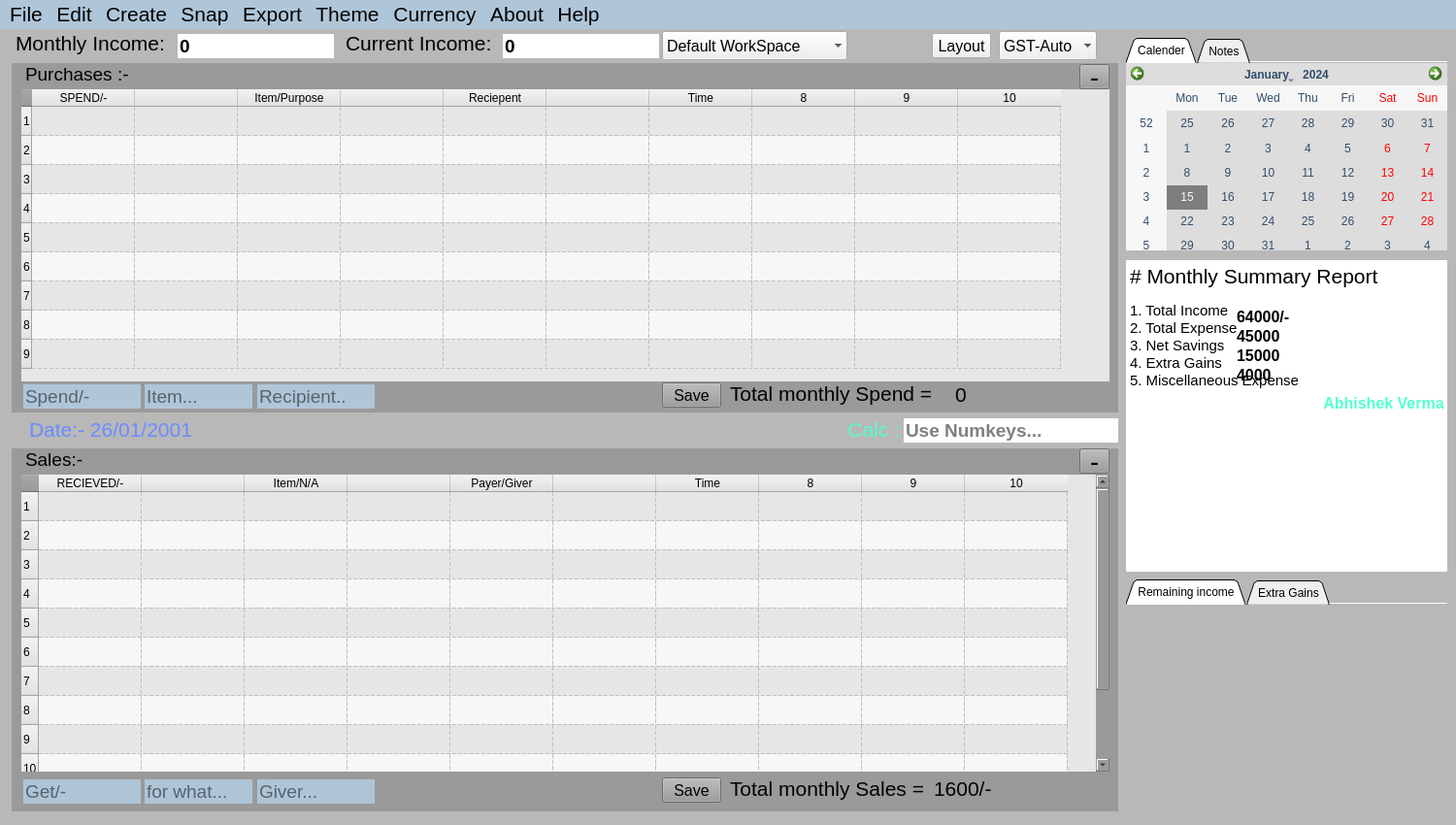
<?xml version="1.0" encoding="UTF-8"?>
<ui version="4.0">
 <class>form1</class>
 <widget class="QMainWindow" name="form1">
  <property name="geometry">
   <rect>
    <x>0</x>
    <y>0</y>
    <width>1500</width>
    <height>850</height>
   </rect>
  </property>
  <property name="minimumSize">
   <size>
    <width>1160</width>
    <height>432</height>
   </size>
  </property>
  <property name="maximumSize">
   <size>
    <width>1500</width>
    <height>850</height>
   </size>
  </property>
  <property name="windowTitle">
   <string>Finance Flow v1.1</string>
  </property>
  <widget class="QWidget" name="centralwidget">
   <widget class="QLabel" name="label">
    <property name="geometry">
     <rect>
      <x>0</x>
      <y>0</y>
      <width>1500</width>
      <height>820</height>
     </rect>
    </property>
    <property name="styleSheet">
     <string notr="true">background-color: rgb(184, 184, 184);</string>
    </property>
    <property name="text">
     <string/>
    </property>
   </widget>
   <widget class="QTabWidget" name="tabWidget">
    <property name="geometry">
     <rect>
      <x>1160</x>
      <y>9</y>
      <width>331</width>
      <height>219</height>
     </rect>
    </property>
    <property name="tabShape">
     <enum>QTabWidget::TabShape::Triangular</enum>
    </property>
    <property name="currentIndex">
     <number>0</number>
    </property>
    <property name="documentMode">
     <bool>true</bool>
    </property>
    <widget class="QWidget" name="tab">
     <attribute name="title">
      <string>Calender</string>
     </attribute>
     <widget class="QWidget" name="widget" native="true">
      <property name="geometry">
       <rect>
        <x>0</x>
        <y>0</y>
        <width>371</width>
        <height>221</height>
       </rect>
      </property>
      <property name="styleSheet">
       <string notr="true">background-color: rgb(38, 38, 38);</string>
      </property>
      <widget class="QCalendarWidget" name="calendarWidget">
       <property name="geometry">
        <rect>
         <x>0</x>
         <y>0</y>
         <width>331</width>
         <height>201</height>
        </rect>
       </property>
       <property name="styleSheet">
        <string notr="true">background-color: rgb(221, 221, 221);
font: 11pt &quot;Segoe UI&quot;;
color: rgb(49, 77, 107);
border-color: rgb(95, 95, 95);
selection-color: rgb(248, 248, 248);
gridline-color: rgb(111, 111, 111);
selection-background-color: rgb(126, 126, 126);</string>
       </property>
      </widget>
     </widget>
    </widget>
    <widget class="QWidget" name="tab_2">
     <attribute name="title">
      <string>Notes</string>
     </attribute>
     <widget class="QTextEdit" name="textEdit_notes">
      <property name="geometry">
       <rect>
        <x>0</x>
        <y>0</y>
        <width>331</width>
        <height>203</height>
       </rect>
      </property>
      <property name="font">
       <font>
        <pointsize>14</pointsize>
       </font>
      </property>
      <property name="autoFillBackground">
       <bool>false</bool>
      </property>
      <property name="frameShape">
       <enum>QFrame::Shape::NoFrame</enum>
      </property>
      <property name="lineWrapMode">
       <enum>QTextEdit::LineWrapMode::WidgetWidth</enum>
      </property>
      <property name="html">
       <string>&lt;!DOCTYPE HTML PUBLIC &quot;-//W3C//DTD HTML 4.0//EN&quot; &quot;http://www.w3.org/TR/REC-html40/strict.dtd&quot;&gt;
&lt;html&gt;&lt;head&gt;&lt;meta name=&quot;qrichtext&quot; content=&quot;1&quot; /&gt;&lt;meta charset=&quot;utf-8&quot; /&gt;&lt;style type=&quot;text/css&quot;&gt;
p, li { white-space: pre-wrap; }
hr { height: 1px; border-width: 0; }
li.unchecked::marker { content: &quot;\2610&quot;; }
li.checked::marker { content: &quot;\2612&quot;; }
&lt;/style&gt;&lt;/head&gt;&lt;body style=&quot; font-family:'Segoe UI'; font-size:14pt; font-weight:400; font-style:normal;&quot;&gt;
&lt;p style=&quot;-qt-paragraph-type:empty; margin-top:0px; margin-bottom:0px; margin-left:0px; margin-right:0px; -qt-block-indent:0; text-indent:0px;&quot;&gt;&lt;br /&gt;&lt;/p&gt;&lt;/body&gt;&lt;/html&gt;</string>
      </property>
      <property name="textInteractionFlags">
       <set>Qt::TextInteractionFlag::LinksAccessibleByKeyboard|Qt::TextInteractionFlag::LinksAccessibleByMouse|Qt::TextInteractionFlag::TextBrowserInteraction|Qt::TextInteractionFlag::TextEditable|Qt::TextInteractionFlag::TextEditorInteraction|Qt::TextInteractionFlag::TextSelectableByKeyboard|Qt::TextInteractionFlag::TextSelectableByMouse</set>
      </property>
      <property name="placeholderText">
       <string>Type or Just Drag and Drop the websites content here...</string>
      </property>
     </widget>
    </widget>
   </widget>
   <widget class="QWidget" name="widget_5" native="true">
    <property name="geometry">
     <rect>
      <x>12</x>
      <y>35</y>
      <width>1140</width>
      <height>360</height>
     </rect>
    </property>
    <property name="styleSheet">
     <string notr="true">background-color: rgb(154, 154, 154);</string>
    </property>
    <widget class="QLabel" name="label_expense_record">
     <property name="geometry">
      <rect>
       <x>14</x>
       <y>-4</y>
       <width>181</width>
       <height>31</height>
      </rect>
     </property>
     <property name="font">
      <font>
       <pointsize>14</pointsize>
      </font>
     </property>
     <property name="text">
      <string>Purchases :-</string>
     </property>
    </widget>
    <widget class="QLabel" name="label_total_expense">
     <property name="geometry">
      <rect>
       <x>740</x>
       <y>325</y>
       <width>231</width>
       <height>31</height>
      </rect>
     </property>
     <property name="font">
      <font>
       <pointsize>16</pointsize>
      </font>
     </property>
     <property name="text">
      <string>Total monthly Spend = </string>
     </property>
    </widget>
    <widget class="QLabel" name="label_total_spends">
     <property name="geometry">
      <rect>
       <x>972</x>
       <y>331</y>
       <width>151</width>
       <height>21</height>
      </rect>
     </property>
     <property name="font">
      <font>
       <pointsize>16</pointsize>
      </font>
     </property>
     <property name="text">
      <string>0</string>
     </property>
    </widget>
    <widget class="QTableWidget" name="tableWidget_1">
     <property name="geometry">
      <rect>
       <x>10</x>
       <y>27</y>
       <width>1121</width>
       <height>301</height>
      </rect>
     </property>
     <property name="font">
      <font>
       <pointsize>16</pointsize>
      </font>
     </property>
     <property name="styleSheet">
      <string notr="true">background-color: rgb(230, 230, 230);</string>
     </property>
     <property name="frameShape">
      <enum>QFrame::Shape::NoFrame</enum>
     </property>
     <property name="frameShadow">
      <enum>QFrame::Shadow::Plain</enum>
     </property>
     <property name="lineWidth">
      <number>1</number>
     </property>
     <property name="midLineWidth">
      <number>0</number>
     </property>
     <property name="horizontalScrollBarPolicy">
      <enum>Qt::ScrollBarPolicy::ScrollBarAlwaysOff</enum>
     </property>
     <property name="alternatingRowColors">
      <bool>true</bool>
     </property>
     <property name="selectionMode">
      <enum>QAbstractItemView::SelectionMode::ContiguousSelection</enum>
     </property>
     <property name="selectionBehavior">
      <enum>QAbstractItemView::SelectionBehavior::SelectRows</enum>
     </property>
     <property name="textElideMode">
      <enum>Qt::TextElideMode::ElideMiddle</enum>
     </property>
     <property name="showGrid">
      <bool>true</bool>
     </property>
     <property name="gridStyle">
      <enum>Qt::PenStyle::DashLine</enum>
     </property>
     <property name="sortingEnabled">
      <bool>false</bool>
     </property>
     <property name="rowCount">
      <number>9</number>
     </property>
     <property name="columnCount">
      <number>10</number>
     </property>
     <attribute name="horizontalHeaderCascadingSectionResizes">
      <bool>false</bool>
     </attribute>
     <attribute name="horizontalHeaderMinimumSectionSize">
      <number>41</number>
     </attribute>
     <attribute name="horizontalHeaderDefaultSectionSize">
      <number>106</number>
     </attribute>
     <attribute name="horizontalHeaderStretchLastSection">
      <bool>false</bool>
     </attribute>
     <attribute name="verticalHeaderDefaultSectionSize">
      <number>30</number>
     </attribute>
     <attribute name="verticalHeaderStretchLastSection">
      <bool>false</bool>
     </attribute>
     <row/>
     <row/>
     <row/>
     <row/>
     <row/>
     <row/>
     <row/>
     <row/>
     <row/>
     <column>
      <property name="text">
       <string>SPEND/-</string>
      </property>
      <property name="font">
       <font>
        <pointsize>9</pointsize>
       </font>
      </property>
     </column>
     <column>
      <property name="text">
       <string/>
      </property>
     </column>
     <column>
      <property name="text">
       <string>Item/Purpose</string>
      </property>
     </column>
     <column>
      <property name="text">
       <string/>
      </property>
     </column>
     <column>
      <property name="text">
       <string>Reciepent</string>
      </property>
     </column>
     <column>
      <property name="text">
       <string/>
      </property>
     </column>
     <column>
      <property name="text">
       <string>Time</string>
      </property>
     </column>
     <column/>
     <column/>
     <column/>
    </widget>
    <widget class="QLineEdit" name="lineEdit_spend">
     <property name="geometry">
      <rect>
       <x>12</x>
       <y>331</y>
       <width>121</width>
       <height>25</height>
      </rect>
     </property>
     <property name="sizePolicy">
      <sizepolicy hsizetype="Fixed" vsizetype="Fixed">
       <horstretch>0</horstretch>
       <verstretch>0</verstretch>
      </sizepolicy>
     </property>
     <property name="minimumSize">
      <size>
       <width>0</width>
       <height>0</height>
      </size>
     </property>
     <property name="maximumSize">
      <size>
       <width>1920</width>
       <height>70</height>
      </size>
     </property>
     <property name="font">
      <font>
       <pointsize>14</pointsize>
      </font>
     </property>
     <property name="contextMenuPolicy">
      <enum>Qt::ContextMenuPolicy::NoContextMenu</enum>
     </property>
     <property name="styleSheet">
      <string notr="true">background-color: rgb(175, 198, 217);</string>
     </property>
     <property name="text">
      <string/>
     </property>
     <property name="maxLength">
      <number>1000</number>
     </property>
     <property name="frame">
      <bool>false</bool>
     </property>
     <property name="echoMode">
      <enum>QLineEdit::EchoMode::Normal</enum>
     </property>
     <property name="cursorPosition">
      <number>0</number>
     </property>
     <property name="dragEnabled">
      <bool>true</bool>
     </property>
     <property name="placeholderText">
      <string>Spend/-</string>
     </property>
     <property name="cursorMoveStyle">
      <enum>Qt::CursorMoveStyle::LogicalMoveStyle</enum>
     </property>
     <property name="clearButtonEnabled">
      <bool>false</bool>
     </property>
    </widget>
    <widget class="QToolButton" name="toolButton_save1">
     <property name="geometry">
      <rect>
       <x>670</x>
       <y>329</y>
       <width>61</width>
       <height>26</height>
      </rect>
     </property>
     <property name="font">
      <font>
       <pointsize>12</pointsize>
      </font>
     </property>
     <property name="text">
      <string>Save</string>
     </property>
    </widget>
    <widget class="QLineEdit" name="lineEdit_item">
     <property name="geometry">
      <rect>
       <x>137</x>
       <y>331</y>
       <width>111</width>
       <height>25</height>
      </rect>
     </property>
     <property name="sizePolicy">
      <sizepolicy hsizetype="Fixed" vsizetype="Fixed">
       <horstretch>0</horstretch>
       <verstretch>0</verstretch>
      </sizepolicy>
     </property>
     <property name="minimumSize">
      <size>
       <width>0</width>
       <height>0</height>
      </size>
     </property>
     <property name="maximumSize">
      <size>
       <width>1920</width>
       <height>70</height>
      </size>
     </property>
     <property name="font">
      <font>
       <pointsize>14</pointsize>
      </font>
     </property>
     <property name="contextMenuPolicy">
      <enum>Qt::ContextMenuPolicy::NoContextMenu</enum>
     </property>
     <property name="styleSheet">
      <string notr="true">background-color: rgb(175, 198, 217);</string>
     </property>
     <property name="text">
      <string/>
     </property>
     <property name="maxLength">
      <number>1000</number>
     </property>
     <property name="frame">
      <bool>false</bool>
     </property>
     <property name="echoMode">
      <enum>QLineEdit::EchoMode::Normal</enum>
     </property>
     <property name="cursorPosition">
      <number>0</number>
     </property>
     <property name="dragEnabled">
      <bool>true</bool>
     </property>
     <property name="placeholderText">
      <string>Item...</string>
     </property>
     <property name="cursorMoveStyle">
      <enum>Qt::CursorMoveStyle::LogicalMoveStyle</enum>
     </property>
     <property name="clearButtonEnabled">
      <bool>false</bool>
     </property>
    </widget>
    <widget class="QLineEdit" name="lineEdit_reciepent">
     <property name="geometry">
      <rect>
       <x>253</x>
       <y>331</y>
       <width>121</width>
       <height>25</height>
      </rect>
     </property>
     <property name="sizePolicy">
      <sizepolicy hsizetype="Fixed" vsizetype="Fixed">
       <horstretch>0</horstretch>
       <verstretch>0</verstretch>
      </sizepolicy>
     </property>
     <property name="minimumSize">
      <size>
       <width>0</width>
       <height>0</height>
      </size>
     </property>
     <property name="maximumSize">
      <size>
       <width>1920</width>
       <height>70</height>
      </size>
     </property>
     <property name="font">
      <font>
       <pointsize>14</pointsize>
      </font>
     </property>
     <property name="contextMenuPolicy">
      <enum>Qt::ContextMenuPolicy::NoContextMenu</enum>
     </property>
     <property name="styleSheet">
      <string notr="true">background-color: rgb(175, 198, 217);</string>
     </property>
     <property name="text">
      <string/>
     </property>
     <property name="maxLength">
      <number>1000</number>
     </property>
     <property name="frame">
      <bool>false</bool>
     </property>
     <property name="echoMode">
      <enum>QLineEdit::EchoMode::Normal</enum>
     </property>
     <property name="cursorPosition">
      <number>0</number>
     </property>
     <property name="dragEnabled">
      <bool>true</bool>
     </property>
     <property name="placeholderText">
      <string>Recipient..</string>
     </property>
     <property name="cursorMoveStyle">
      <enum>Qt::CursorMoveStyle::LogicalMoveStyle</enum>
     </property>
     <property name="clearButtonEnabled">
      <bool>false</bool>
     </property>
    </widget>
    <widget class="QToolButton" name="toolButton_del_row">
     <property name="geometry">
      <rect>
       <x>1100</x>
       <y>1</y>
       <width>31</width>
       <height>26</height>
      </rect>
     </property>
     <property name="font">
      <font>
       <pointsize>20</pointsize>
      </font>
     </property>
     <property name="text">
      <string>-</string>
     </property>
    </widget>
    <zorder>label_expense_record</zorder>
    <zorder>label_total_expense</zorder>
    <zorder>label_total_spends</zorder>
    <zorder>lineEdit_spend</zorder>
    <zorder>toolButton_save1</zorder>
    <zorder>lineEdit_item</zorder>
    <zorder>lineEdit_reciepent</zorder>
    <zorder>toolButton_del_row</zorder>
    <zorder>tableWidget_1</zorder>
   </widget>
   <widget class="QLabel" name="label_13">
    <property name="geometry">
     <rect>
      <x>16</x>
      <y>-1</y>
      <width>161</width>
      <height>31</height>
     </rect>
    </property>
    <property name="font">
     <font>
      <pointsize>16</pointsize>
     </font>
    </property>
    <property name="styleSheet">
     <string notr="true">color: rgb(0, 0, 0);</string>
    </property>
    <property name="text">
     <string>Monthly Income:</string>
    </property>
   </widget>
   <widget class="QTextEdit" name="textEdit">
    <property name="geometry">
     <rect>
      <x>1160</x>
      <y>238</y>
      <width>331</width>
      <height>321</height>
     </rect>
    </property>
    <property name="styleSheet">
     <string notr="true">color: rgb(244, 244, 244);</string>
    </property>
    <property name="frameShape">
     <enum>QFrame::Shape::NoFrame</enum>
    </property>
    <property name="lineWidth">
     <number>0</number>
    </property>
    <property name="html">
     <string>&lt;!DOCTYPE HTML PUBLIC &quot;-//W3C//DTD HTML 4.0//EN&quot; &quot;http://www.w3.org/TR/REC-html40/strict.dtd&quot;&gt;
&lt;html&gt;&lt;head&gt;&lt;meta name=&quot;qrichtext&quot; content=&quot;1&quot; /&gt;&lt;meta charset=&quot;utf-8&quot; /&gt;&lt;style type=&quot;text/css&quot;&gt;
p, li { white-space: pre-wrap; }
hr { height: 1px; border-width: 0; }
li.unchecked::marker { content: &quot;\2610&quot;; }
li.checked::marker { content: &quot;\2612&quot;; }
&lt;/style&gt;&lt;/head&gt;&lt;body style=&quot; font-family:'Segoe UI'; font-size:9pt; font-weight:400; font-style:normal;&quot;&gt;
&lt;p style=&quot; margin-top:0px; margin-bottom:0px; margin-left:0px; margin-right:0px; -qt-block-indent:0; text-indent:0px;&quot;&gt;&lt;span style=&quot; font-size:16pt; color:#000000;&quot;&gt;# Monthly Summary Report&lt;/span&gt;&lt;/p&gt;
&lt;p style=&quot;-qt-paragraph-type:empty; margin-top:0px; margin-bottom:0px; margin-left:0px; margin-right:0px; -qt-block-indent:0; text-indent:0px;&quot;&gt;&lt;br /&gt;&lt;/p&gt;
&lt;p style=&quot; margin-top:0px; margin-bottom:0px; margin-left:0px; margin-right:0px; -qt-block-indent:0; text-indent:0px;&quot;&gt;&lt;span style=&quot; font-size:11pt; color:#000000;&quot;&gt;1. Total Income&lt;/span&gt;&lt;/p&gt;
&lt;p style=&quot; margin-top:0px; margin-bottom:0px; margin-left:0px; margin-right:0px; -qt-block-indent:0; text-indent:0px;&quot;&gt;&lt;span style=&quot; font-size:11pt; color:#000000;&quot;&gt;2. Total Expense&lt;/span&gt;&lt;/p&gt;
&lt;p style=&quot; margin-top:0px; margin-bottom:0px; margin-left:0px; margin-right:0px; -qt-block-indent:0; text-indent:0px;&quot;&gt;&lt;span style=&quot; font-size:11pt; color:#000000;&quot;&gt;3. Net Savings&lt;/span&gt;&lt;/p&gt;
&lt;p style=&quot; margin-top:0px; margin-bottom:0px; margin-left:0px; margin-right:0px; -qt-block-indent:0; text-indent:0px;&quot;&gt;&lt;span style=&quot; font-size:11pt; color:#000000;&quot;&gt;4. Extra Gains&lt;/span&gt;&lt;/p&gt;
&lt;p style=&quot; margin-top:0px; margin-bottom:0px; margin-left:0px; margin-right:0px; -qt-block-indent:0; text-indent:0px;&quot;&gt;&lt;span style=&quot; font-size:11pt; color:#000000;&quot;&gt;5. Miscellaneous Expense&lt;/span&gt;&lt;/p&gt;&lt;/body&gt;&lt;/html&gt;</string>
    </property>
    <property name="textInteractionFlags">
     <set>Qt::TextInteractionFlag::NoTextInteraction</set>
    </property>
   </widget>
   <widget class="QLabel" name="label_name">
    <property name="geometry">
     <rect>
      <x>1360</x>
      <y>360</y>
      <width>131</width>
      <height>51</height>
     </rect>
    </property>
    <property name="font">
     <font>
      <pointsize>12</pointsize>
      <bold>true</bold>
     </font>
    </property>
    <property name="styleSheet">
     <string notr="true">color: rgb(83, 255, 206);</string>
    </property>
    <property name="text">
     <string>Abhishek Verma</string>
    </property>
    <property name="alignment">
     <set>Qt::AlignmentFlag::AlignCenter</set>
    </property>
    <property name="wordWrap">
     <bool>true</bool>
    </property>
   </widget>
   <widget class="QLabel" name="label_income">
    <property name="geometry">
     <rect>
      <x>1274</x>
      <y>286</y>
      <width>108</width>
      <height>20</height>
     </rect>
    </property>
    <property name="font">
     <font>
      <pointsize>12</pointsize>
      <bold>true</bold>
     </font>
    </property>
    <property name="text">
     <string>64000/-</string>
    </property>
   </widget>
   <widget class="QLabel" name="label_expense">
    <property name="geometry">
     <rect>
      <x>1274</x>
      <y>306</y>
      <width>108</width>
      <height>20</height>
     </rect>
    </property>
    <property name="font">
     <font>
      <pointsize>12</pointsize>
      <bold>true</bold>
     </font>
    </property>
    <property name="text">
     <string>45000</string>
    </property>
   </widget>
   <widget class="QLabel" name="label_savings">
    <property name="geometry">
     <rect>
      <x>1274</x>
      <y>326</y>
      <width>108</width>
      <height>20</height>
     </rect>
    </property>
    <property name="font">
     <font>
      <pointsize>12</pointsize>
      <bold>true</bold>
     </font>
    </property>
    <property name="text">
     <string>15000</string>
    </property>
   </widget>
   <widget class="QLabel" name="label_gains">
    <property name="geometry">
     <rect>
      <x>1274</x>
      <y>346</y>
      <width>108</width>
      <height>20</height>
     </rect>
    </property>
    <property name="font">
     <font>
      <pointsize>12</pointsize>
      <bold>true</bold>
     </font>
    </property>
    <property name="text">
     <string>4000</string>
    </property>
   </widget>
   <widget class="QWidget" name="widget_6" native="true">
    <property name="geometry">
     <rect>
      <x>12</x>
      <y>432</y>
      <width>1140</width>
      <height>374</height>
     </rect>
    </property>
    <property name="styleSheet">
     <string notr="true">background-color: rgb(154, 154, 154);</string>
    </property>
    <widget class="QLabel" name="label_extra_gains">
     <property name="geometry">
      <rect>
       <x>14</x>
       <y>-4</y>
       <width>111</width>
       <height>31</height>
      </rect>
     </property>
     <property name="font">
      <font>
       <pointsize>14</pointsize>
      </font>
     </property>
     <property name="text">
      <string>Sales:-</string>
     </property>
    </widget>
    <widget class="QLabel" name="label_monthly_gains">
     <property name="geometry">
      <rect>
       <x>740</x>
       <y>335</y>
       <width>201</width>
       <height>31</height>
      </rect>
     </property>
     <property name="font">
      <font>
       <pointsize>16</pointsize>
      </font>
     </property>
     <property name="text">
      <string>Total monthly Sales = </string>
     </property>
    </widget>
    <widget class="QLabel" name="label_total_gains">
     <property name="geometry">
      <rect>
       <x>950</x>
       <y>340</y>
       <width>171</width>
       <height>21</height>
      </rect>
     </property>
     <property name="font">
      <font>
       <pointsize>16</pointsize>
      </font>
     </property>
     <property name="text">
      <string>1600/-</string>
     </property>
    </widget>
    <widget class="QTableWidget" name="tableWidget_2">
     <property name="geometry">
      <rect>
       <x>10</x>
       <y>27</y>
       <width>1121</width>
       <height>306</height>
      </rect>
     </property>
     <property name="font">
      <font>
       <pointsize>16</pointsize>
      </font>
     </property>
     <property name="layoutDirection">
      <enum>Qt::LayoutDirection::LeftToRight</enum>
     </property>
     <property name="styleSheet">
      <string notr="true">background-color: rgb(230, 230, 230);</string>
     </property>
     <property name="frameShape">
      <enum>QFrame::Shape::NoFrame</enum>
     </property>
     <property name="frameShadow">
      <enum>QFrame::Shadow::Plain</enum>
     </property>
     <property name="lineWidth">
      <number>1</number>
     </property>
     <property name="midLineWidth">
      <number>0</number>
     </property>
     <property name="alternatingRowColors">
      <bool>true</bool>
     </property>
     <property name="selectionMode">
      <enum>QAbstractItemView::SelectionMode::ContiguousSelection</enum>
     </property>
     <property name="selectionBehavior">
      <enum>QAbstractItemView::SelectionBehavior::SelectRows</enum>
     </property>
     <property name="showGrid">
      <bool>true</bool>
     </property>
     <property name="gridStyle">
      <enum>Qt::PenStyle::DashLine</enum>
     </property>
     <property name="sortingEnabled">
      <bool>false</bool>
     </property>
     <property name="rowCount">
      <number>12</number>
     </property>
     <property name="columnCount">
      <number>10</number>
     </property>
     <attribute name="horizontalHeaderCascadingSectionResizes">
      <bool>false</bool>
     </attribute>
     <attribute name="horizontalHeaderMinimumSectionSize">
      <number>41</number>
     </attribute>
     <attribute name="horizontalHeaderDefaultSectionSize">
      <number>106</number>
     </attribute>
     <attribute name="horizontalHeaderStretchLastSection">
      <bool>false</bool>
     </attribute>
     <attribute name="verticalHeaderDefaultSectionSize">
      <number>30</number>
     </attribute>
     <attribute name="verticalHeaderStretchLastSection">
      <bool>false</bool>
     </attribute>
     <row/>
     <row/>
     <row/>
     <row/>
     <row/>
     <row/>
     <row/>
     <row/>
     <row/>
     <row/>
     <row/>
     <row/>
     <column>
      <property name="text">
       <string>RECIEVED/-</string>
      </property>
      <property name="font">
       <font>
        <pointsize>9</pointsize>
       </font>
      </property>
     </column>
     <column>
      <property name="text">
       <string/>
      </property>
     </column>
     <column>
      <property name="text">
       <string>Item/N/A</string>
      </property>
     </column>
     <column>
      <property name="text">
       <string/>
      </property>
     </column>
     <column>
      <property name="text">
       <string>Payer/Giver</string>
      </property>
     </column>
     <column>
      <property name="text">
       <string/>
      </property>
     </column>
     <column>
      <property name="text">
       <string>Time</string>
      </property>
     </column>
     <column/>
     <column/>
     <column/>
    </widget>
    <widget class="QLineEdit" name="lineEdit_get">
     <property name="geometry">
      <rect>
       <x>12</x>
       <y>341</y>
       <width>121</width>
       <height>25</height>
      </rect>
     </property>
     <property name="sizePolicy">
      <sizepolicy hsizetype="Fixed" vsizetype="Fixed">
       <horstretch>0</horstretch>
       <verstretch>0</verstretch>
      </sizepolicy>
     </property>
     <property name="minimumSize">
      <size>
       <width>0</width>
       <height>0</height>
      </size>
     </property>
     <property name="maximumSize">
      <size>
       <width>1920</width>
       <height>70</height>
      </size>
     </property>
     <property name="font">
      <font>
       <pointsize>14</pointsize>
      </font>
     </property>
     <property name="contextMenuPolicy">
      <enum>Qt::ContextMenuPolicy::NoContextMenu</enum>
     </property>
     <property name="styleSheet">
      <string notr="true">background-color: rgb(174, 197, 216);</string>
     </property>
     <property name="text">
      <string/>
     </property>
     <property name="maxLength">
      <number>1000</number>
     </property>
     <property name="frame">
      <bool>false</bool>
     </property>
     <property name="echoMode">
      <enum>QLineEdit::EchoMode::Normal</enum>
     </property>
     <property name="cursorPosition">
      <number>0</number>
     </property>
     <property name="dragEnabled">
      <bool>true</bool>
     </property>
     <property name="placeholderText">
      <string>Get/-</string>
     </property>
     <property name="cursorMoveStyle">
      <enum>Qt::CursorMoveStyle::LogicalMoveStyle</enum>
     </property>
     <property name="clearButtonEnabled">
      <bool>false</bool>
     </property>
    </widget>
    <widget class="QToolButton" name="toolButton_save2">
     <property name="geometry">
      <rect>
       <x>670</x>
       <y>339</y>
       <width>61</width>
       <height>26</height>
      </rect>
     </property>
     <property name="font">
      <font>
       <pointsize>12</pointsize>
      </font>
     </property>
     <property name="text">
      <string>Save</string>
     </property>
    </widget>
    <widget class="QLineEdit" name="lineEdit_for_what">
     <property name="geometry">
      <rect>
       <x>137</x>
       <y>341</y>
       <width>111</width>
       <height>25</height>
      </rect>
     </property>
     <property name="sizePolicy">
      <sizepolicy hsizetype="Fixed" vsizetype="Fixed">
       <horstretch>0</horstretch>
       <verstretch>0</verstretch>
      </sizepolicy>
     </property>
     <property name="minimumSize">
      <size>
       <width>0</width>
       <height>0</height>
      </size>
     </property>
     <property name="maximumSize">
      <size>
       <width>1920</width>
       <height>70</height>
      </size>
     </property>
     <property name="font">
      <font>
       <pointsize>14</pointsize>
      </font>
     </property>
     <property name="contextMenuPolicy">
      <enum>Qt::ContextMenuPolicy::NoContextMenu</enum>
     </property>
     <property name="styleSheet">
      <string notr="true">background-color: rgb(174, 197, 216);</string>
     </property>
     <property name="text">
      <string/>
     </property>
     <property name="maxLength">
      <number>1000</number>
     </property>
     <property name="frame">
      <bool>false</bool>
     </property>
     <property name="echoMode">
      <enum>QLineEdit::EchoMode::Normal</enum>
     </property>
     <property name="cursorPosition">
      <number>0</number>
     </property>
     <property name="dragEnabled">
      <bool>true</bool>
     </property>
     <property name="placeholderText">
      <string>for what...</string>
     </property>
     <property name="cursorMoveStyle">
      <enum>Qt::CursorMoveStyle::LogicalMoveStyle</enum>
     </property>
     <property name="clearButtonEnabled">
      <bool>false</bool>
     </property>
    </widget>
    <widget class="QLineEdit" name="lineEdit_giver">
     <property name="geometry">
      <rect>
       <x>253</x>
       <y>341</y>
       <width>121</width>
       <height>25</height>
      </rect>
     </property>
     <property name="sizePolicy">
      <sizepolicy hsizetype="Fixed" vsizetype="Fixed">
       <horstretch>0</horstretch>
       <verstretch>0</verstretch>
      </sizepolicy>
     </property>
     <property name="minimumSize">
      <size>
       <width>0</width>
       <height>0</height>
      </size>
     </property>
     <property name="maximumSize">
      <size>
       <width>1920</width>
       <height>70</height>
      </size>
     </property>
     <property name="font">
      <font>
       <pointsize>14</pointsize>
      </font>
     </property>
     <property name="contextMenuPolicy">
      <enum>Qt::ContextMenuPolicy::NoContextMenu</enum>
     </property>
     <property name="styleSheet">
      <string notr="true">background-color: rgb(174, 197, 216);</string>
     </property>
     <property name="text">
      <string/>
     </property>
     <property name="maxLength">
      <number>1000</number>
     </property>
     <property name="frame">
      <bool>false</bool>
     </property>
     <property name="echoMode">
      <enum>QLineEdit::EchoMode::Normal</enum>
     </property>
     <property name="cursorPosition">
      <number>0</number>
     </property>
     <property name="dragEnabled">
      <bool>true</bool>
     </property>
     <property name="placeholderText">
      <string>Giver...</string>
     </property>
     <property name="cursorMoveStyle">
      <enum>Qt::CursorMoveStyle::LogicalMoveStyle</enum>
     </property>
     <property name="clearButtonEnabled">
      <bool>false</bool>
     </property>
    </widget>
    <widget class="QToolButton" name="toolButton_del_row_2">
     <property name="geometry">
      <rect>
       <x>1100</x>
       <y>0</y>
       <width>31</width>
       <height>26</height>
      </rect>
     </property>
     <property name="font">
      <font>
       <pointsize>20</pointsize>
      </font>
     </property>
     <property name="text">
      <string>-</string>
     </property>
    </widget>
   </widget>
   <widget class="QLabel" name="label_2">
    <property name="geometry">
     <rect>
      <x>1400</x>
      <y>280</y>
      <width>70</width>
      <height>70</height>
     </rect>
    </property>
    <property name="text">
     <string/>
    </property>
    <property name="pixmap">
     <pixmap>pprofile2.png</pixmap>
    </property>
    <property name="scaledContents">
     <bool>true</bool>
    </property>
   </widget>
   <widget class="QLineEdit" name="lineEdit_income">
    <property name="geometry">
     <rect>
      <x>518</x>
      <y>5</y>
      <width>161</width>
      <height>25</height>
     </rect>
    </property>
    <property name="sizePolicy">
     <sizepolicy hsizetype="Fixed" vsizetype="Fixed">
      <horstretch>0</horstretch>
      <verstretch>0</verstretch>
     </sizepolicy>
    </property>
    <property name="minimumSize">
     <size>
      <width>0</width>
      <height>0</height>
     </size>
    </property>
    <property name="maximumSize">
     <size>
      <width>1920</width>
      <height>70</height>
     </size>
    </property>
    <property name="font">
     <font>
      <pointsize>14</pointsize>
      <bold>true</bold>
     </font>
    </property>
    <property name="contextMenuPolicy">
     <enum>Qt::ContextMenuPolicy::NoContextMenu</enum>
    </property>
    <property name="text">
     <string>0</string>
    </property>
    <property name="maxLength">
     <number>1000</number>
    </property>
    <property name="frame">
     <bool>false</bool>
    </property>
    <property name="echoMode">
     <enum>QLineEdit::EchoMode::Normal</enum>
    </property>
    <property name="cursorPosition">
     <number>1</number>
    </property>
    <property name="dragEnabled">
     <bool>true</bool>
    </property>
    <property name="placeholderText">
     <string>Spend/-</string>
    </property>
    <property name="cursorMoveStyle">
     <enum>Qt::CursorMoveStyle::LogicalMoveStyle</enum>
    </property>
    <property name="clearButtonEnabled">
     <bool>false</bool>
    </property>
   </widget>
   <widget class="QComboBox" name="comboBox_3">
    <property name="geometry">
     <rect>
      <x>1029</x>
      <y>2</y>
      <width>101</width>
      <height>30</height>
     </rect>
    </property>
    <property name="font">
     <font>
      <pointsize>12</pointsize>
     </font>
    </property>
    <property name="frame">
     <bool>false</bool>
    </property>
    <item>
     <property name="text">
      <string>GST-Auto</string>
     </property>
    </item>
    <item>
     <property name="text">
      <string>0% GST</string>
     </property>
    </item>
    <item>
     <property name="text">
      <string>5% GST</string>
     </property>
    </item>
    <item>
     <property name="text">
      <string>12% GST</string>
     </property>
    </item>
    <item>
     <property name="text">
      <string>18% GST</string>
     </property>
    </item>
    <item>
     <property name="text">
      <string>28% GST</string>
     </property>
    </item>
   </widget>
   <widget class="QLineEdit" name="lineEdit_calc">
    <property name="geometry">
     <rect>
      <x>931</x>
      <y>401</y>
      <width>221</width>
      <height>25</height>
     </rect>
    </property>
    <property name="sizePolicy">
     <sizepolicy hsizetype="Fixed" vsizetype="Fixed">
      <horstretch>0</horstretch>
      <verstretch>0</verstretch>
     </sizepolicy>
    </property>
    <property name="minimumSize">
     <size>
      <width>0</width>
      <height>0</height>
     </size>
    </property>
    <property name="maximumSize">
     <size>
      <width>1920</width>
      <height>70</height>
     </size>
    </property>
    <property name="font">
     <font>
      <pointsize>14</pointsize>
      <bold>true</bold>
     </font>
    </property>
    <property name="contextMenuPolicy">
     <enum>Qt::ContextMenuPolicy::NoContextMenu</enum>
    </property>
    <property name="text">
     <string/>
    </property>
    <property name="maxLength">
     <number>1000</number>
    </property>
    <property name="frame">
     <bool>false</bool>
    </property>
    <property name="echoMode">
     <enum>QLineEdit::EchoMode::Normal</enum>
    </property>
    <property name="cursorPosition">
     <number>0</number>
    </property>
    <property name="dragEnabled">
     <bool>true</bool>
    </property>
    <property name="placeholderText">
     <string>Use Numkeys...</string>
    </property>
    <property name="cursorMoveStyle">
     <enum>Qt::CursorMoveStyle::LogicalMoveStyle</enum>
    </property>
    <property name="clearButtonEnabled">
     <bool>false</bool>
    </property>
   </widget>
   <widget class="QLabel" name="label_calc">
    <property name="geometry">
     <rect>
      <x>696</x>
      <y>397</y>
      <width>231</width>
      <height>31</height>
     </rect>
    </property>
    <property name="font">
     <font>
      <pointsize>16</pointsize>
     </font>
    </property>
    <property name="styleSheet">
     <string notr="true">color: rgb(83, 255, 206);</string>
    </property>
    <property name="text">
     <string>Calc :</string>
    </property>
    <property name="alignment">
     <set>Qt::AlignmentFlag::AlignRight|Qt::AlignmentFlag::AlignTrailing|Qt::AlignmentFlag::AlignVCenter</set>
    </property>
   </widget>
   <widget class="QLabel" name="label_14">
    <property name="geometry">
     <rect>
      <x>356</x>
      <y>-1</y>
      <width>161</width>
      <height>31</height>
     </rect>
    </property>
    <property name="font">
     <font>
      <pointsize>16</pointsize>
     </font>
    </property>
    <property name="styleSheet">
     <string notr="true">color: rgb(0, 0, 0);</string>
    </property>
    <property name="text">
     <string>Current Income:</string>
    </property>
   </widget>
   <widget class="QLineEdit" name="lineEdit_income0">
    <property name="geometry">
     <rect>
      <x>183</x>
      <y>5</y>
      <width>161</width>
      <height>25</height>
     </rect>
    </property>
    <property name="sizePolicy">
     <sizepolicy hsizetype="Fixed" vsizetype="Fixed">
      <horstretch>0</horstretch>
      <verstretch>0</verstretch>
     </sizepolicy>
    </property>
    <property name="minimumSize">
     <size>
      <width>0</width>
      <height>0</height>
     </size>
    </property>
    <property name="maximumSize">
     <size>
      <width>1920</width>
      <height>70</height>
     </size>
    </property>
    <property name="font">
     <font>
      <pointsize>14</pointsize>
      <bold>true</bold>
     </font>
    </property>
    <property name="contextMenuPolicy">
     <enum>Qt::ContextMenuPolicy::NoContextMenu</enum>
    </property>
    <property name="text">
     <string>0</string>
    </property>
    <property name="maxLength">
     <number>1000</number>
    </property>
    <property name="frame">
     <bool>false</bool>
    </property>
    <property name="echoMode">
     <enum>QLineEdit::EchoMode::Normal</enum>
    </property>
    <property name="cursorPosition">
     <number>1</number>
    </property>
    <property name="dragEnabled">
     <bool>true</bool>
    </property>
    <property name="placeholderText">
     <string>Spend/-</string>
    </property>
    <property name="cursorMoveStyle">
     <enum>Qt::CursorMoveStyle::LogicalMoveStyle</enum>
    </property>
    <property name="clearButtonEnabled">
     <bool>false</bool>
    </property>
   </widget>
   <widget class="QTabWidget" name="tabWidget_2">
    <property name="geometry">
     <rect>
      <x>1160</x>
      <y>567</y>
      <width>331</width>
      <height>238</height>
     </rect>
    </property>
    <property name="tabShape">
     <enum>QTabWidget::TabShape::Triangular</enum>
    </property>
    <property name="currentIndex">
     <number>0</number>
    </property>
    <property name="elideMode">
     <enum>Qt::TextElideMode::ElideNone</enum>
    </property>
    <property name="documentMode">
     <bool>true</bool>
    </property>
    <widget class="QWidget" name="tab_5">
     <attribute name="title">
      <string>Remaining income</string>
     </attribute>
     <widget class="QWidget" name="widget_graph" native="true">
      <property name="geometry">
       <rect>
        <x>0</x>
        <y>-10</y>
        <width>331</width>
        <height>238</height>
       </rect>
      </property>
     </widget>
    </widget>
    <widget class="QWidget" name="tab_6">
     <attribute name="title">
      <string>Extra Gains</string>
     </attribute>
     <widget class="QWidget" name="widget_graph_2" native="true">
      <property name="geometry">
       <rect>
        <x>0</x>
        <y>0</y>
        <width>331</width>
        <height>241</height>
       </rect>
      </property>
      <property name="styleSheet">
       <string notr="true">background-color: rgb(28, 28, 28);</string>
      </property>
     </widget>
    </widget>
   </widget>
   <widget class="QToolButton" name="toolButton_expand">
    <property name="geometry">
     <rect>
      <x>960</x>
      <y>4</y>
      <width>61</width>
      <height>26</height>
     </rect>
    </property>
    <property name="font">
     <font>
      <pointsize>12</pointsize>
     </font>
    </property>
    <property name="text">
     <string>Layout</string>
    </property>
   </widget>
   <widget class="QLabel" name="label_date">
    <property name="geometry">
     <rect>
      <x>30</x>
      <y>397</y>
      <width>181</width>
      <height>31</height>
     </rect>
    </property>
    <property name="font">
     <font>
      <pointsize>16</pointsize>
     </font>
    </property>
    <property name="styleSheet">
     <string notr="true">color: rgb(107, 139, 255);</string>
    </property>
    <property name="text">
     <string>Date:- 26/01/2001</string>
    </property>
   </widget>
   <widget class="QComboBox" name="comboBox_4">
    <property name="geometry">
     <rect>
      <x>682</x>
      <y>2</y>
      <width>191</width>
      <height>30</height>
     </rect>
    </property>
    <property name="font">
     <font>
      <pointsize>12</pointsize>
     </font>
    </property>
    <property name="frame">
     <bool>false</bool>
    </property>
    <item>
     <property name="text">
      <string>Default WorkSpace</string>
     </property>
    </item>
    <item>
     <property name="text">
      <string>Sales</string>
     </property>
    </item>
    <item>
     <property name="text">
      <string>Purchase</string>
     </property>
    </item>
    <item>
     <property name="text">
      <string>Stock</string>
     </property>
    </item>
    <item>
     <property name="text">
      <string>Banking Transactions</string>
     </property>
    </item>
   </widget>
   <zorder>label</zorder>
   <zorder>tabWidget</zorder>
   <zorder>widget_5</zorder>
   <zorder>textEdit</zorder>
   <zorder>label_name</zorder>
   <zorder>label_income</zorder>
   <zorder>label_expense</zorder>
   <zorder>label_savings</zorder>
   <zorder>label_gains</zorder>
   <zorder>widget_6</zorder>
   <zorder>label_2</zorder>
   <zorder>comboBox_3</zorder>
   <zorder>lineEdit_calc</zorder>
   <zorder>label_calc</zorder>
   <zorder>tabWidget_2</zorder>
   <zorder>toolButton_expand</zorder>
   <zorder>label_date</zorder>
   <zorder>label_13</zorder>
   <zorder>lineEdit_income0</zorder>
   <zorder>label_14</zorder>
   <zorder>lineEdit_income</zorder>
   <zorder>comboBox_4</zorder>
  </widget>
  <widget class="QMenuBar" name="menubar">
   <property name="geometry">
    <rect>
     <x>0</x>
     <y>0</y>
     <width>1500</width>
     <height>33</height>
    </rect>
   </property>
   <property name="font">
    <font>
     <pointsize>16</pointsize>
    </font>
   </property>
   <property name="styleSheet">
    <string notr="true">background-color: rgb(175, 198, 217);
border-color: rgb(130, 255, 213);
alternate-background-color: rgb(137, 143, 255);
selection-color: rgb(98, 255, 156);
selection-background-color: rgb(49, 49, 49);
gridline-color: rgb(97, 46, 46);
color: rgb(0, 0, 0);</string>
   </property>
   <widget class="QMenu" name="menuFile">
    <property name="title">
     <string>File</string>
    </property>
    <addaction name="actionOpen"/>
    <addaction name="actionRefresh"/>
    <addaction name="actionSave"/>
    <addaction name="actionSave_As"/>
    <addaction name="actionExit"/>
   </widget>
   <widget class="QMenu" name="menuEdit">
    <property name="title">
     <string>Edit</string>
    </property>
    <addaction name="actionTable_Edit"/>
    <addaction name="actionClear_Data"/>
   </widget>
   <widget class="QMenu" name="menuExport">
    <property name="title">
     <string>Export</string>
    </property>
    <addaction name="actionAs_CSV_Excel"/>
   </widget>
   <widget class="QMenu" name="menuSnap">
    <property name="title">
     <string>Snap</string>
    </property>
    <addaction name="separator"/>
    <addaction name="action_screenshot"/>
    <addaction name="actionOpen_Directories"/>
   </widget>
   <widget class="QMenu" name="menuDark">
    <property name="title">
     <string>Theme</string>
    </property>
    <addaction name="actionLight"/>
    <addaction name="actionDakr"/>
   </widget>
   <widget class="QMenu" name="menuCurrency">
    <property name="title">
     <string>Currency</string>
    </property>
    <addaction name="actionINR"/>
    <addaction name="actionUSD"/>
   </widget>
   <widget class="QMenu" name="menuHelp">
    <property name="title">
     <string>Help</string>
    </property>
   </widget>
   <widget class="QMenu" name="menuAbout">
    <property name="font">
     <font>
      <pointsize>12</pointsize>
     </font>
    </property>
    <property name="title">
     <string>About</string>
    </property>
    <addaction name="actionInfo"/>
   </widget>
   <widget class="QMenu" name="menuCreate">
    <property name="title">
     <string>Create</string>
    </property>
   </widget>
   <addaction name="menuFile"/>
   <addaction name="menuEdit"/>
   <addaction name="menuCreate"/>
   <addaction name="menuSnap"/>
   <addaction name="menuExport"/>
   <addaction name="menuDark"/>
   <addaction name="menuCurrency"/>
   <addaction name="menuAbout"/>
   <addaction name="menuHelp"/>
  </widget>
  <action name="actionINR">
   <property name="text">
    <string>INR</string>
   </property>
  </action>
  <action name="actionOpen">
   <property name="text">
    <string>Open</string>
   </property>
  </action>
  <action name="actionSave">
   <property name="text">
    <string>Save Settings</string>
   </property>
  </action>
  <action name="actionSave_As">
   <property name="text">
    <string>Save Notes</string>
   </property>
  </action>
  <action name="actionExit">
   <property name="text">
    <string>Exit</string>
   </property>
  </action>
  <action name="action_screenshot">
   <property name="text">
    <string>ScreenShot</string>
   </property>
  </action>
  <action name="actionTable_Edit">
   <property name="text">
    <string>Table Edit</string>
   </property>
  </action>
  <action name="actionAs_CSV_Excel">
   <property name="text">
    <string>As CSV/Excel</string>
   </property>
  </action>
  <action name="actionOpen_Directories">
   <property name="text">
    <string>Open Directory</string>
   </property>
  </action>
  <action name="actionLight">
   <property name="text">
    <string>Light</string>
   </property>
  </action>
  <action name="actionDakr">
   <property name="text">
    <string>Dark</string>
   </property>
  </action>
  <action name="actionUSD">
   <property name="text">
    <string>USD</string>
   </property>
  </action>
  <action name="actionClear_Data">
   <property name="text">
    <string>Reset Data</string>
   </property>
  </action>
  <action name="actionRefresh">
   <property name="text">
    <string>Refresh</string>
   </property>
  </action>
  <action name="actionInfo">
   <property name="text">
    <string>Info</string>
   </property>
  </action>
 </widget>
 <resources/>
 <connections/>
</ui>
